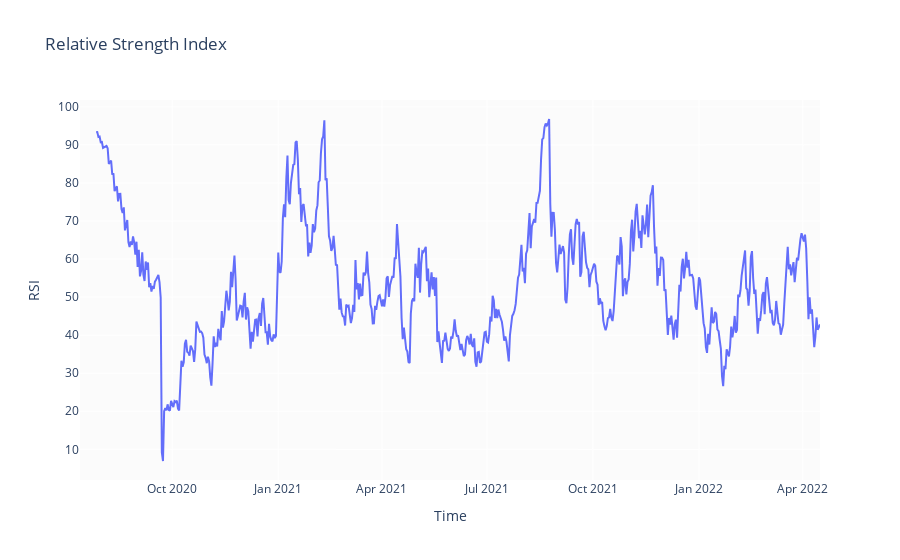

Write notebook code for a chart like this one.
### Markdown cell above
### RSI to predict if the coin is overbought or over sold

### Code cell
fig = go.Figure(go.Scatter(x=btc_df.time, y=btc_df.RSI, name='RSI'))
fig.update_layout(
    title='Relative Strength Index',
    xaxis_title='Time',
    yaxis_title='RSI'
    )
fig.show()
fig.write_image(f'images/{img_name}RSI.png')

### Figure 1 — Plotly figure (JSON) as saved in the notebook; plotly's stock layout.template omitted (floating-point values rounded to 4 significant figures; data arrays with more than 128 entries replaced by an {"elided": "..."} marker saying what was removed)
{"data": [{"name": "RSI", "type": "scatter", "x": {"elided": "643 str values"}, "y": {"elided": "643 float values"}}], "layout": {"autosize": true, "title": {"text": "Relative Strength Index"}, "xaxis": {"autorange": true, "range": ["2020-07-13", "2022-04-16"], "title": {"text": "Time"}, "type": "date"}, "yaxis": {"autorange": true, "range": [1.943, 101.8], "title": {"text": "RSI"}, "type": "linear"}}}
